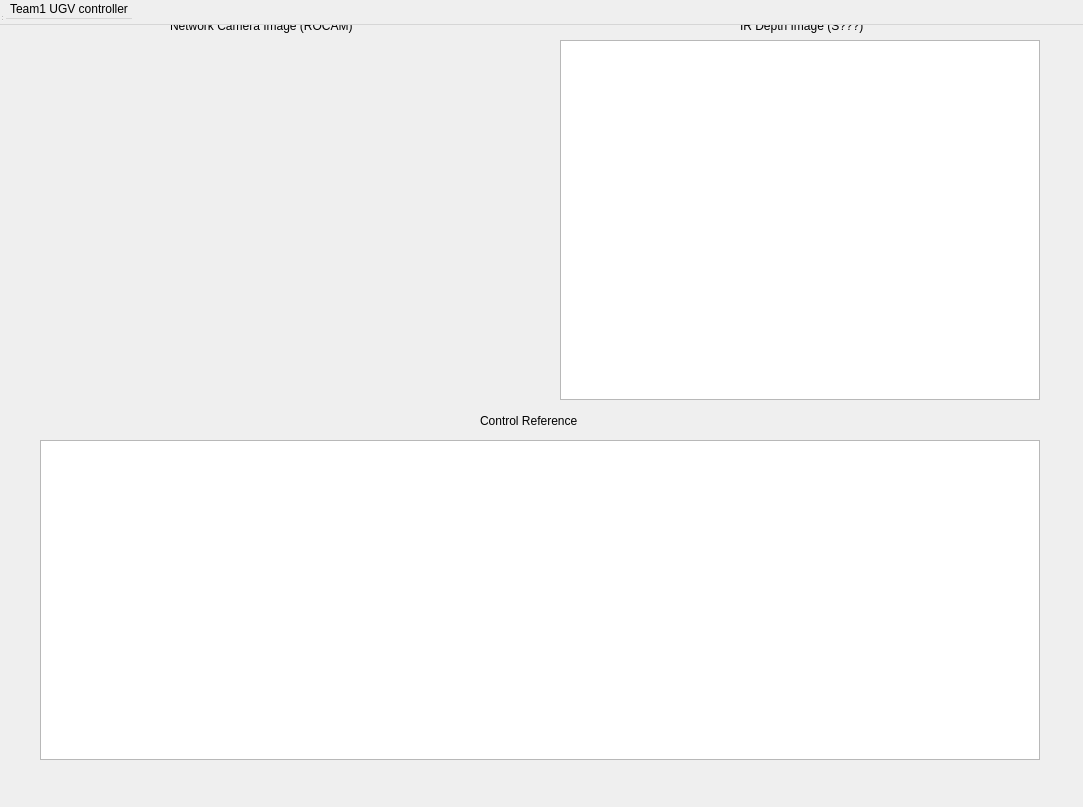
<?xml version="1.0" encoding="UTF-8"?>
<ui version="4.0">
 <class>MainWindow</class>
 <!-- <widget class="QMainWindow" name="MainWindow"> -->
 <widget class="QWidget" name="MainWindow">
  <property name="geometry">
   <rect>
    <x>0</x>
    <y>0</y>
    <width>1083</width>
    <height>807</height>
   </rect>
  </property>
  <property name="windowTitle">
   <string>MainWindow</string>
  </property>
  <widget class="QWidget" name="centralwidget">
   <widget class="QWidget" name="ImgWidget" native="true">
    <property name="geometry">
     <rect>
      <x>40</x>
      <y>40</y>
      <width>480</width>
      <height>360</height>
     </rect>
    </property>
   </widget>
   <widget class="QLabel" name="label">
    <property name="geometry">
     <rect>
      <x>170</x>
      <y>10</y>
      <width>221</width>
      <height>31</height>
     </rect>
    </property>
    <property name="text">
     <string>Network Camera Image (ROCAM)</string>
    </property>
   </widget>
   <widget class="QGraphicsView" name="graphicsView_3">
    <property name="geometry">
     <rect>
      <x>40</x>
      <y>440</y>
      <width>1000</width>
      <height>320</height>
     </rect>
    </property>
   </widget>
   <widget class="QGraphicsView" name="graphicsView_2">
    <property name="geometry">
     <rect>
      <x>560</x>
      <y>40</y>
      <width>480</width>
      <height>360</height>
     </rect>
    </property>
   </widget>
   <widget class="QLabel" name="label_2">
    <property name="geometry">
     <rect>
      <x>740</x>
      <y>10</y>
      <width>151</width>
      <height>31</height>
     </rect>
    </property>
    <property name="text">
     <string>IR Depth Image (S???)</string>
    </property>
   </widget>
   <widget class="QLabel" name="label_3">
    <property name="geometry">
     <rect>
      <x>480</x>
      <y>410</y>
      <width>131</width>
      <height>21</height>
     </rect>
    </property>
    <property name="text">
     <string>Control Reference</string>
    </property>
   </widget>
  </widget>
  <widget class="QMenuBar" name="menubar">
   <property name="geometry">
    <rect>
     <x>0</x>
     <y>0</y>
     <width>1083</width>
     <height>25</height>
    </rect>
   </property>
   <widget class="QMenu" name="menuTeam1_UGV_controller">
    <property name="title">
     <string>Team1 UGV controller</string>
    </property>
   </widget>
   <addaction name="menuTeam1_UGV_controller"/>
  </widget>
  <widget class="QStatusBar" name="statusbar"/>
 </widget>
 <resources/>
 <connections/>
</ui>
